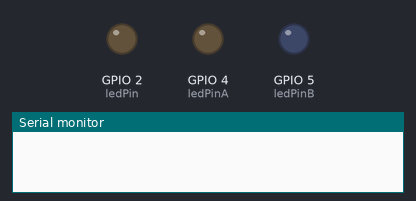
A sketch run on a simulated ESP32. On the bench: output pins drawn as LEDs (lit = HIGH), the last lines printed to the serial monitor. WiFi joins after 1.5 s; servers stay silent unless stated.

Above: at 0.0 s.
At 6.1 s:
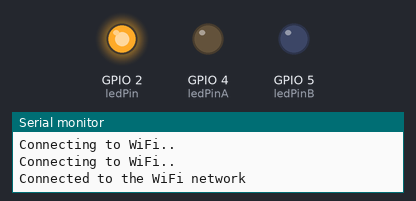
Timing chart, 0 to 7.6 s (numbered marks = the images above):
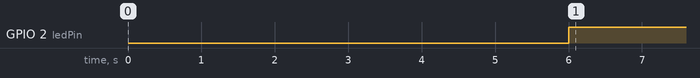

The sketch:

controller2.ino
```cpp
#include <WiFi.h>
#include <HTTPClient.h>
#include <ArduinoJson.h>

const char *SSID = "Hackathon19";
const char *WiFiPassword = "Digit@lhub";

int DEVICE_ID=1;
int  SIDEA = 0;
int  SIDEB = 0;

//LED
int ledPin = 2;
int ledPinA = 4;
int ledPinB = 5;

void setup() {


  Serial.begin(115200);
  delay(4000);
  WiFi.begin(SSID, WiFiPassword);

  while (WiFi.status() != WL_CONNECTED) {
    delay(1000);
    Serial.println("Connecting to WiFi..");
  }

  Serial.println("Connected to the WiFi network");

  pinMode(ledPin, OUTPUT);
  pinMode(ledPinA, OUTPUT);
  pinMode(ledPinB, OUTPUT);

}

void loop() {

  if ((WiFi.status() == WL_CONNECTED)) { //Check the current connection status

    digitalWrite(ledPin, HIGH);

    HTTPClient http;

    http.begin("http://yarnone.eu-central-1.elasticbeanstalk.com/status/d-02"); //Specify the URL with Last parameter as device ID
  //  http.addHeader("Content-Type", "text/plain"); //Specify content-type header
    int httpCode = http.GET();                                        //Make the request

    if (httpCode > 0) { //Check for the returning code

        String payload = http.getString();
        Serial.println(httpCode);
        if( httpCode  == 200){
              Serial.println(payload);
              //const size_t bufferSize = JSON_OBJECT_SIZE(2) + JSON_OBJECT_SIZE(3) + JSON_OBJECT_SIZE(5) + JSON_OBJECT_SIZE(8) + 370;
              //DynamicJsonBuffer jsonBuffer(bufferSize);
              StaticJsonBuffer<300> jsonBuffer;
              JsonObject& root = jsonBuffer.parseObject(payload);

              if (!root.success()) {   //Check for errors in parsing
                Serial.println("Parsing failed");
                delay(5000);
                return;
              }

              // Parameters
              int id = root["id"]; // 1
              Serial.println(id);
              SIDEA= root["SIDEA"]; // "ON or OFF"
              SIDEB = root["SIDEB"]; // "ON or OFF"

              Serial.print("SIDEA = ");
              Serial.println(SIDEA);
              }
      }

    else {
      Serial.println("Error on HTTP request");
    }

    http.end(); //Free the resources

// Blinking LED

    if( SIDEA== 1)
        digitalWrite(ledPinA, HIGH);
    else
        digitalWrite(ledPinA, LOW);
    if( SIDEB== 1)
        digitalWrite(ledPinB, HIGH);
    else
        digitalWrite(ledPinB, LOW);

  }

  delay(500);

}
```

Measured:
- by itself, GPIO 2 (ledPin): LOW → HIGH at 6.0 s
